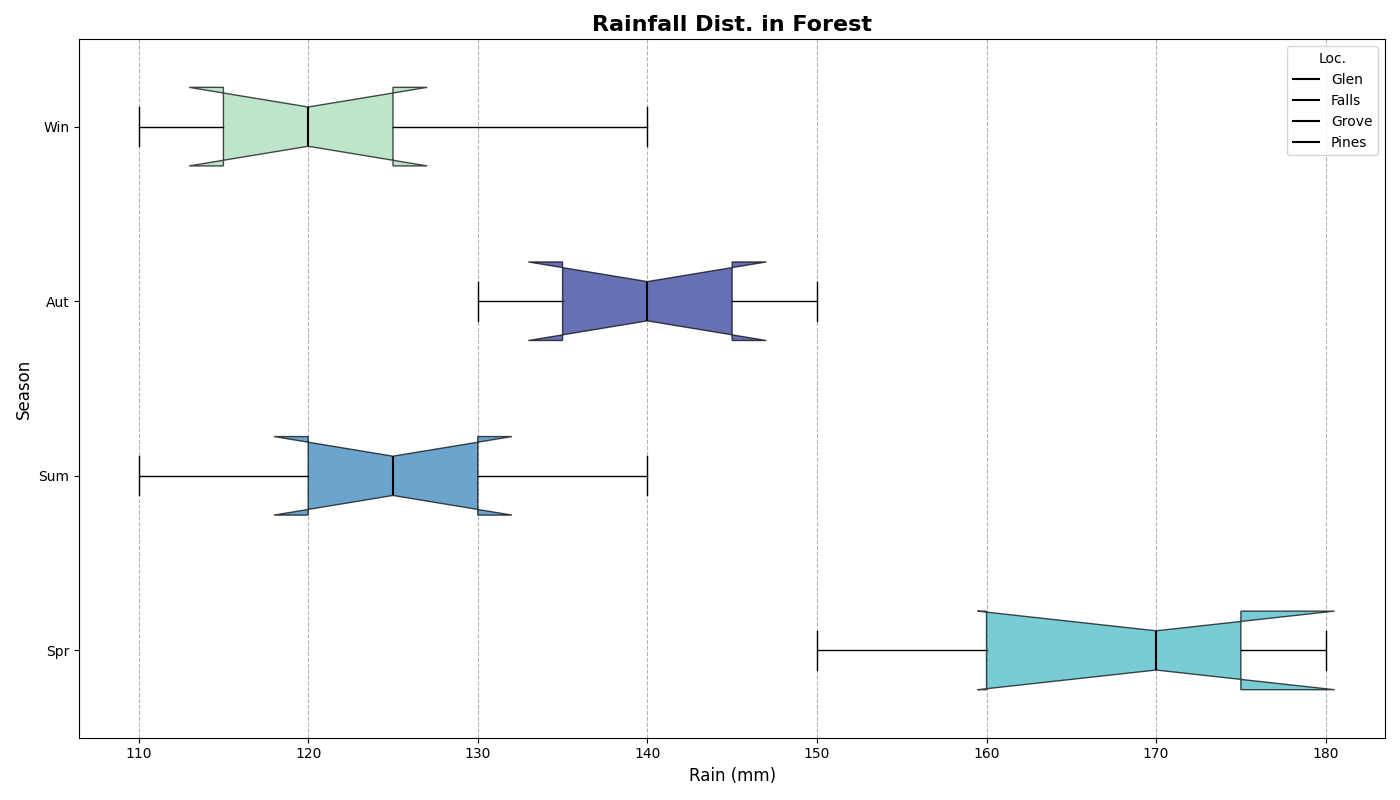

The script that drew this image:
import matplotlib.pyplot as plt
import numpy as np

seasons = ['Spr', 'Sum', 'Aut', 'Win']
rainfall_data = {
    'Glen': [160, 120, 130, 110],
    'Falls': [150, 110, 140, 120],
    'Grove': [170, 130, 150, 140],
    'Pines': [180, 140, 135, 125],
    'Meadow': [175, 125, 145, 115]
}

season_data = np.array(list(rainfall_data.values()))
fig, ax = plt.subplots(figsize=(14, 8))
boxplots = ax.boxplot(season_data, notch=True, vert=False, patch_artist=True, labels=seasons)

colors = ['#41b6c4', '#2c7fb8', '#253494', '#a1dab4']

for patch, color, median in zip(boxplots['boxes'], colors, boxplots['medians']):
    patch.set_facecolor(color)
    patch.set_alpha(0.7)
    patch.set_edgecolor('black')
    median.set_color('black')
    median.set_linewidth(1.5)

ax.set_title('Rainfall Dist. in Forest', fontsize=16, fontweight='bold')
ax.set_xlabel('Rain (mm)', fontsize=12)
ax.set_ylabel('Season', fontsize=12)
ax.xaxis.grid(True, linestyle='--', color='grey', alpha=0.6)

location_labels = rainfall_data.keys()
for line, label in zip(boxplots['medians'], location_labels):
    line.set_label(label)

ax.legend(title='Loc.', fontsize=10, loc='upper right')
plt.tight_layout()
plt.show()
